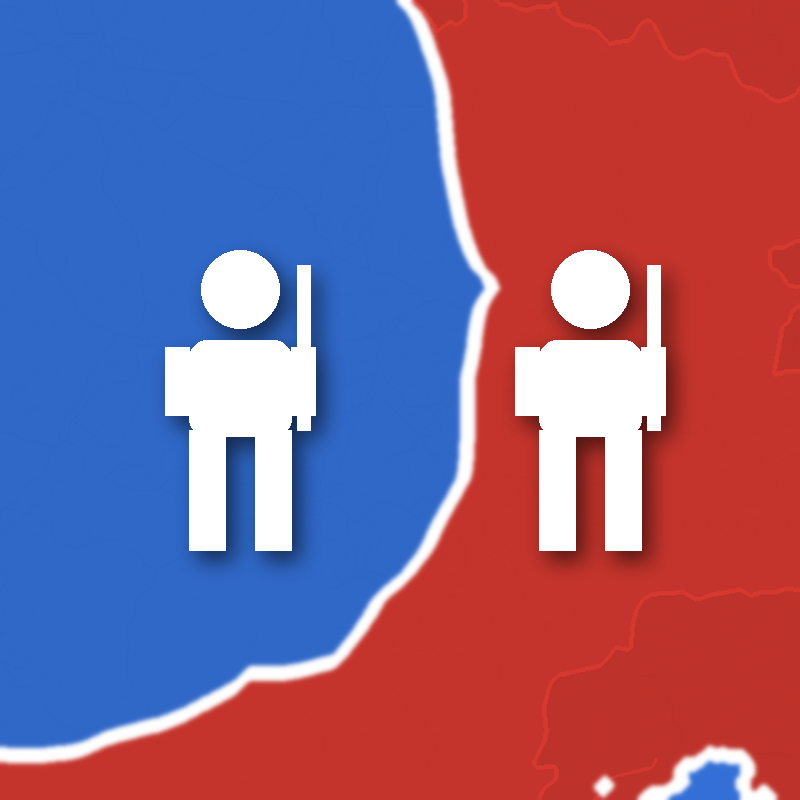
#> input picture profile_picture.png, 800 x 800 px
$ python -i labels.py   (imports and definitions only)
#> lines starting #> are read from the running program, lines starting #| are printed output that depends on the picture; after the words box and inside, x2 and y2 are one past the last pixel; in counts of white or black regions, pixels touching at a corner belong together
import numpy as np, subprocess, imageio_ffmpeg
from scipy import ndimage
# [1 line that did not run here, left out]
def frames(t0, t1):
#> further down, picture is the input picture: shape (800, 800, 3); mean B, G, R 134.3, 96.9, 136.7
    raw = subprocess.run([FF, "-v", "error", "-ss", str(t0), "-t", str(t1 - t0), "-i", "ww2_ref.mp4",
                          "-f", "rawvideo", "-pix_fmt", "rgb24", "-"], capture_output=True).stdout
    return np.frombuffer(raw, np.uint8).reshape(-1, 144, 256, 3).astype(np.float32)
def labels(img):
    r, g, b = img[..., 0], img[..., 1], img[..., 2]
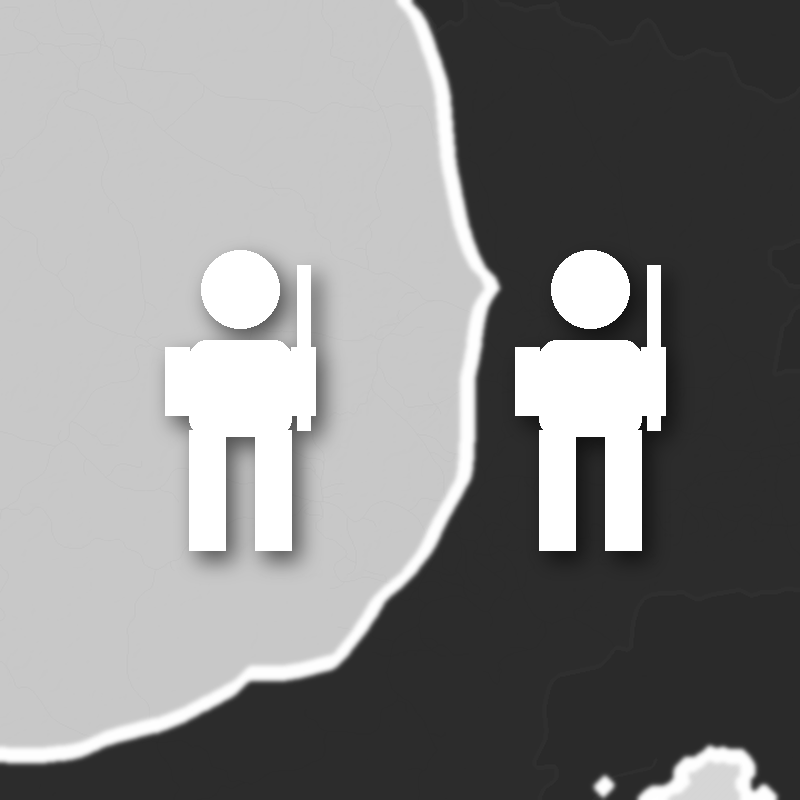
#> r: shape (800, 800); min 19, max 255, mean 134.3
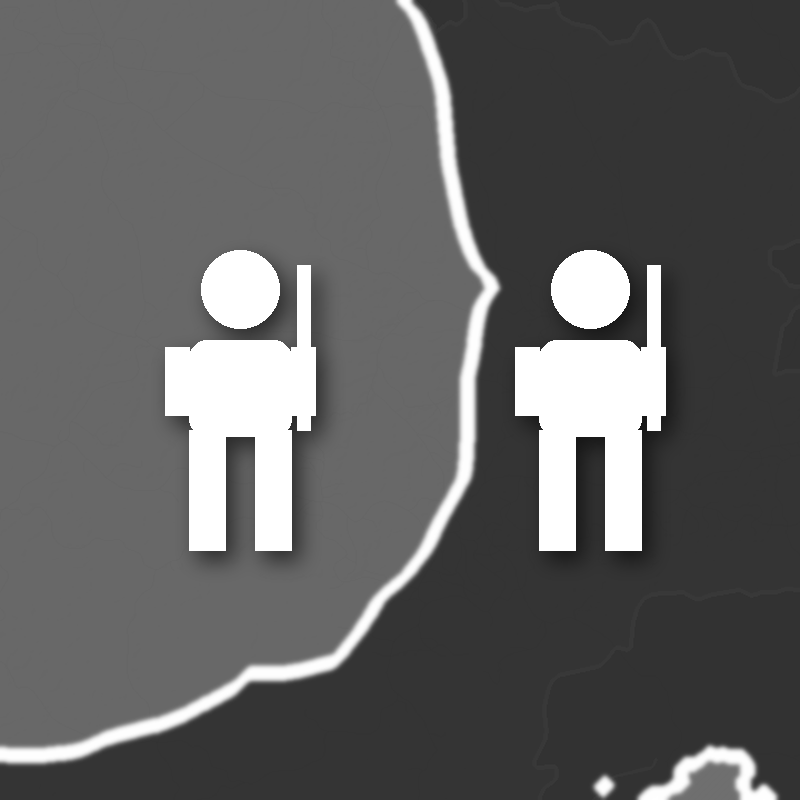
#> g: shape (800, 800); min 22, max 255, mean 96.9
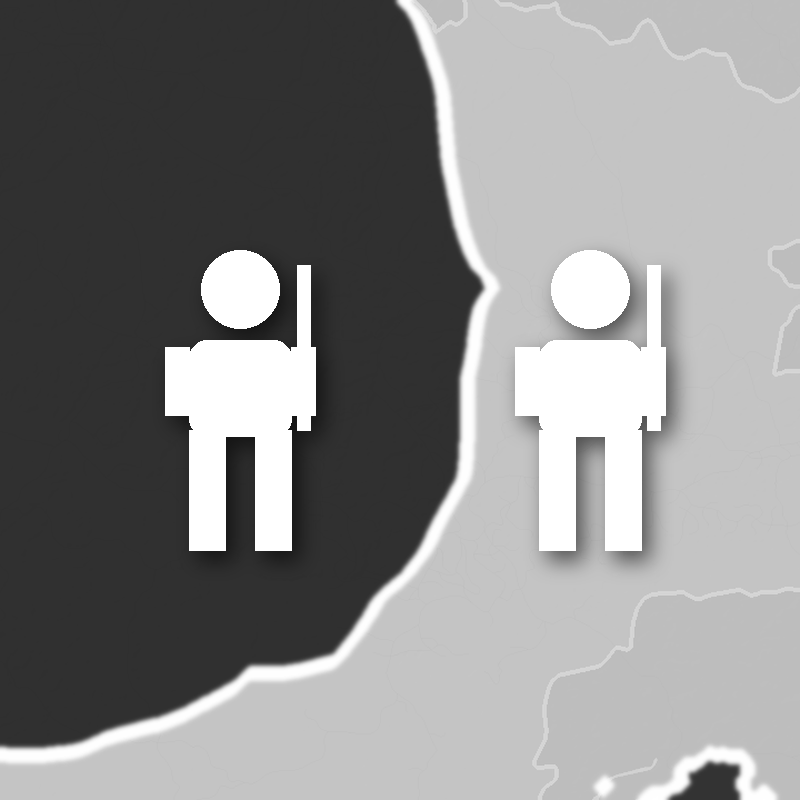
#> b: shape (800, 800); min 20, max 255, mean 136.7
    L = img.mean(2)
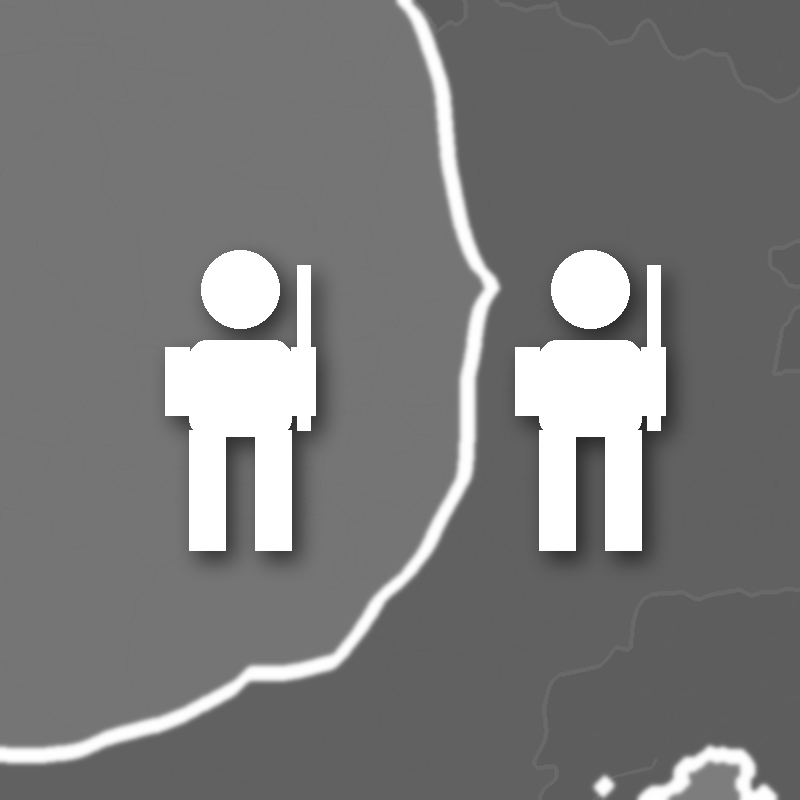
#> L: shape (800, 800) float64; min 41.67, max 255, mean 122.6
    bg = ndimage.median_filter(L, 9)
    sat = img.max(2) - img.min(2)
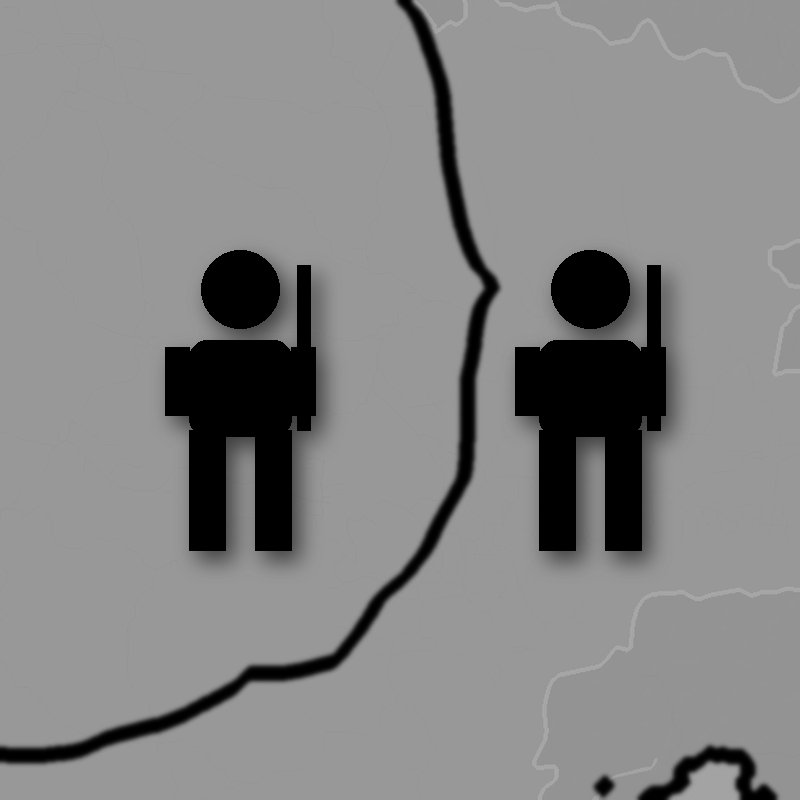
#> sat: shape (800, 800); min 0, max 170, mean 132.2
    land = ndimage.binary_erosion((sat > 25) | ((L < 150) & (L > 60)), iterations=1)   # coloured, not sea/neutral
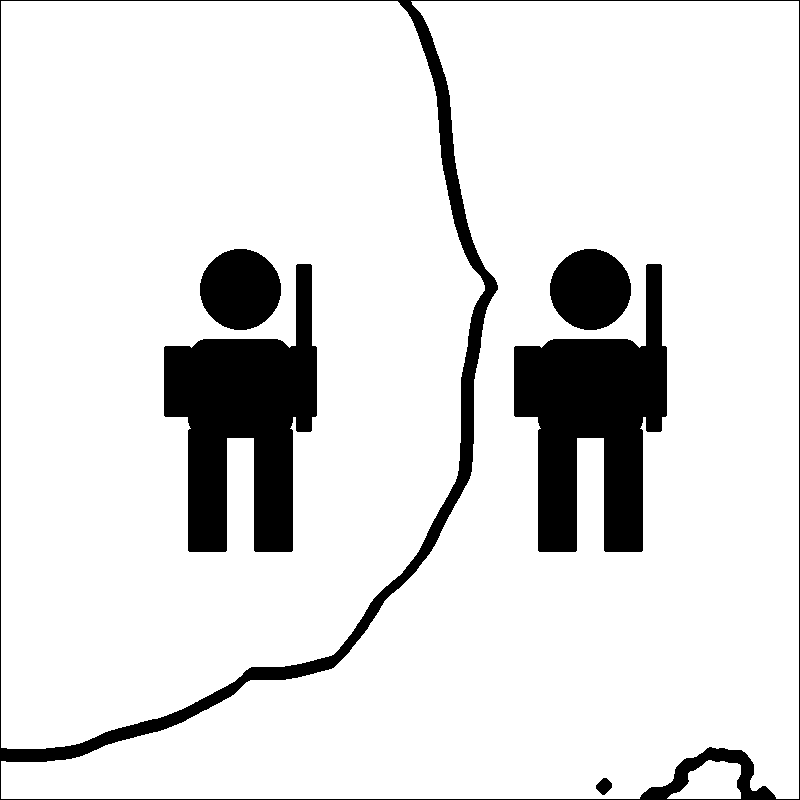
#> land: shape (800, 800) bool; 88% white; 6 black regions, box (x1, y1, x2, y2) and area: (164, 264, 317, 552) 24071, (514, 264, 667, 552) 24071, (0, 0, 800, 800) 18223, (200, 249, 281, 330) 5113, (550, 249, 631, 330) 5113, (596, 778, 612, 795) 180
    m = (L - bg > 18) & ndimage.binary_dilation(land, iterations=3)
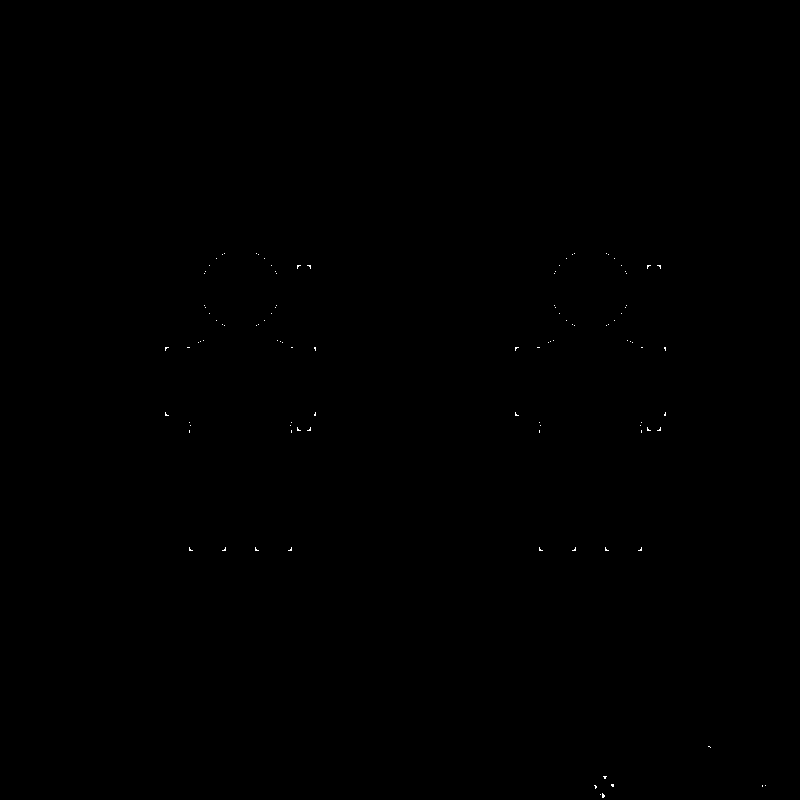
#> m: shape (800, 800) bool; 0.05% white in thin lines or dots, all inside (x1, y1, x2, y2) = (165, 253, 766, 798)
    m[:, :110] = False; m[130:] = False; m[:12] = False
#> after `m[130:] = False`: m: shape (800, 800) bool; 0.05% of pixels changed, all inside (x1, y1, x2, y2) = (165, 253, 766, 798)
    lab, n = ndimage.label(ndimage.binary_closing(m, iterations=2))
#> lab: shape (800, 800) int32; every value is 0
#> n = 0
    out = []
    for k in range(1, n + 1):
        ys, xs = np.nonzero(lab == k)
        if len(xs) < 15: continue
        c = np.cov(np.stack([xs, ys])); w, v = np.linalg.eigh(c)
        if w[1] / max(w[0], 1e-3) < 4: continue          # text runs are elongated
        ang = np.degrees(np.arctan2(v[1, 1], v[0, 1]))
        ang = (ang + 90) % 180 - 90
        side = "SOV" if img[int(ys.mean()), int(xs.mean()), 0] - img[int(ys.mean()), int(xs.mean()), 1] > 40 else "AXIS"
        out.append((side, xs.mean(), ys.mean(), 4 * np.sqrt(w[1]), ang))
#> after the loop, out = []
    return out
import sys
t0, t1 = float(sys.argv[1]), float(sys.argv[2])
# [1 line that did not run here, left out]
prev = {}
# [3 lines not run here, left out]

>>> import cv2
>>> picture = cv2.imread('../profile_picture.png')
>>> result = labels(picture)
#> result = []
